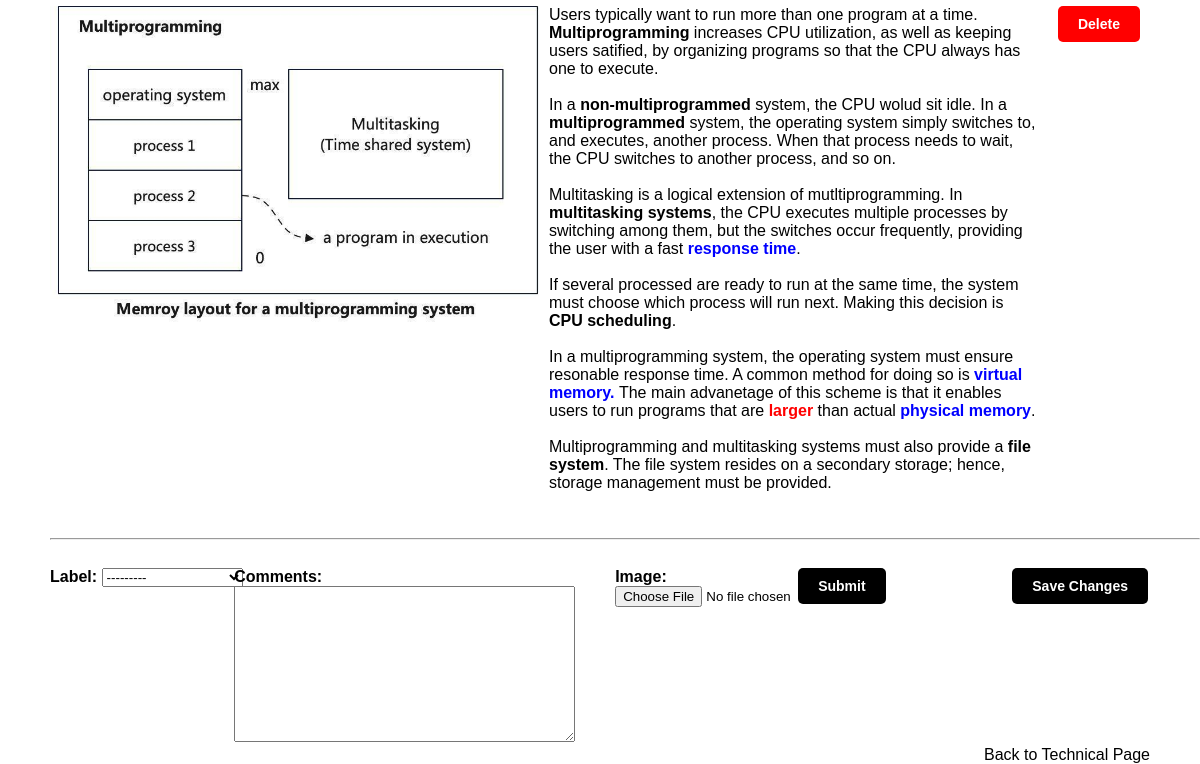
/EDPage/technical_terms/OScustom_Page/ (lower part), run on an earlier commit of the app's database.
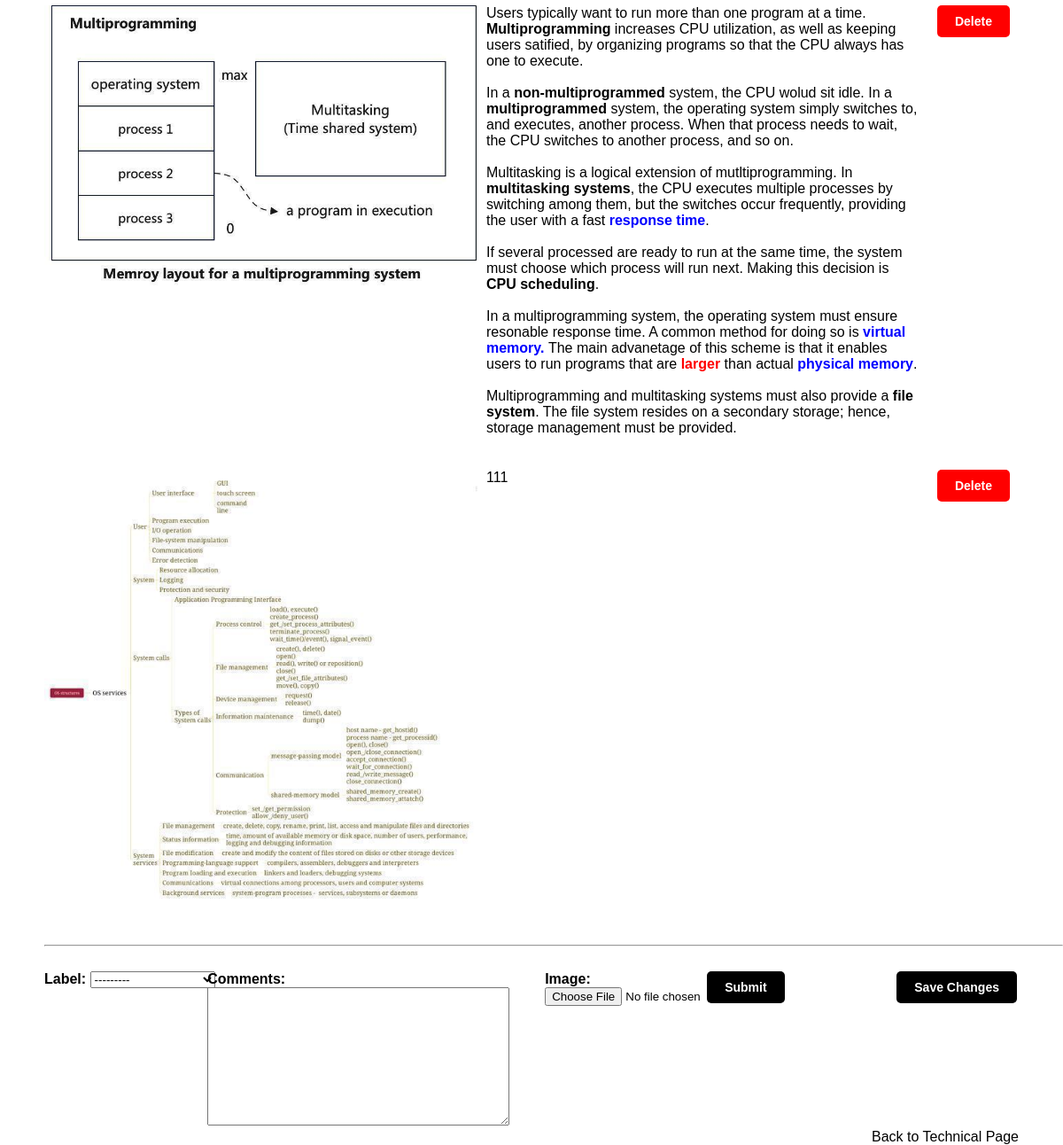
And on a later commit of the database.
### courses/models.py (models this page shows, shortened)
class OSCustomData(models.Model):
    id = models.AutoField(primary_key=True)
    OSText = models.TextField(max_length=100000, null=True, blank=True)
    OSImage = models.ImageField(upload_to='OScustom_images/', null=True, blank=True)
    OSLabel = models.ForeignKey(OSLabel, related_name='OScustom_data', on_delete=models.CASCADE)

class OSLabel(models.Model):
    id = models.AutoField(primary_key=True)
    OSLabel = models.CharField(max_length=200, null=True)
    OSTitle = models.ForeignKey(OSTitle, related_name='OS_labels', on_delete=models.CASCADE)
    def __str__(self):
        return self.OSLabel

### courses/views.py (the view)
# urls.py: path('EDPage/technical_terms/OScustom_Page/', views.OScustom_page, name='OScustom_page'),
def OScustom_page(request):
    if request.method == 'POST':
        if request.content_type == 'application/json':
            data = json.loads(request.body)
            for item in data.get('customDataList', []):
                custom_data = OSCustomData.objects.get(id=item['id'])
                custom_data.OSText = item['message']
                custom_data.save()
            return redirect(request.path)
        elif 'delete' in request.POST:
            delete_id = request.POST.get('delete_id')
            custom_data = get_object_or_404(OSCustomData, id=delete_id)
            custom_data.delete()
            return redirect(request.path)
        else:
            OSForm = OSCustomDataForm(request.POST, request.FILES)
            if OSForm.is_valid():
                os_custom_data = OSForm.save(commit=False)
                os_custom_data.save()
                return redirect(f'{request.path}?OSLabel={os_custom_data.OSLabel.OSLabel}')
    else:
        OSForm = OSCustomDataForm()
    OSLabel_name = request.GET.get('OSLabel')
    if OSLabel_name:
        latest_CustomData_list = OSCustomData.objects.filter(OSLabel__OSLabel=OSLabel_name)
    else:
        latest_CustomData_list = OSCustomData.objects.all()
    context = {
        'form': OSForm,
        'latest_CustomData_list': latest_CustomData_list,
        'label_name': OSLabel_name,
    }
    return render(request, 'courses/detailedCourse/OScustom_page.html', context)

### courses/forms.py
class OSCustomDataForm(forms.ModelForm):
    class Meta:
        model = OSCustomData
        fields = ['OSImage','OSText','OSLabel']
        labels = {
            'OSImage': 'Image',
            'OSText': 'Text',
            'OSLabel': 'Label'
        }

### courses/templates/courses/detailedCourse/OScustom_page.html (shortened to what this page needs)
{% extends "courses/base.html" %}
{% block content %}
<div style="margin-top: -20px;">
    <div style="display: flex; flex-direction: column; padding-top: 20px;">
        {% for data in latest_CustomData_list %}
        <div style="display: flex; margin-bottom: 20px;">
            <div style="flex: 1; padding-right: 10px;">
                {% if data.OSImage %}
                    <img src="{{ data.OSImage.url }}" alt="OS Image" style="max-width: 100%;">
                {% endif %}
            </div>
            <div style="flex: 1;">
                <span contenteditable="true" id="message{{ forloop.counter }}">
                    {{ data.OSText }}
                </span>
            </div>
            <div>
                <form method="post" enctype="multipart/form-data" onsubmit="return confirmDelete()">
                    <div style="padding-right: 60px;">
                        <button type="submit" name="delete" style="margin-left: 20px; background-color: red; color: white; border: none; padding: 10px 20px; cursor: pointer; border-radius: 5px; font-weight: 700; font-size: 14px;">Delete</button>
                    </div>
                </form>
            </div>
        </div>
        {% endfor %}
    </div>
    <hr>
    <div style="padding-right: 52px;">
        <button onclick="saveChanges()" style="margin-top: 20px; background-color: black; color: white; border: none; padding: 10px 20px; cursor: pointer; border-radius: 5px; font-weight: 700; font-size: 14px; float: right;">Save Changes</button>
    </div>
    <form method="post" enctype="multipart/form-data" style="display: flex; flex-wrap: wrap; padding-top: 20px;">
        <div style="flex: 1; margin-right: -30px;">
            <strong>Label: </strong>{{ form.OSLabel }}
        </div>
        <div style="flex: 1; padding-right: 40px;">
            <strong>Comments: </strong>{{ form.OSText }}
        </div>
        <div style="flex: 1; margin-right: -70px;">
            <strong>Image: {{ form.OSImage }}</strong>
        </div>
        <div style="flex: 1;">
            <button type="submit" style="background-color: black; color: white; border: none; padding: 10px 20px; cursor: pointer; border-radius: 5px; font-weight: 700; font-size: 14px;">Submit</button>
        </div>
    </form>
</div>
<a href="{% url 'courses:technical_terms' %}" style="text-decoration: none; color: inherit; float: right; padding-right: 50px;">Back to Technical Page</a>
{% endblock %}

### courses/templates/courses/base.html (shortened to what this page needs)
{% load static %}
<!DOCTYPE html>
<html>
<head>
</head>
<body>
    <div class="content">
        {% block content %}
        {% endblock %}
    </div>
</body>
</html>

### courses/templates/courses/base.html (style rules this page uses)
body { font-family: Arial, sans-serif; margin: 0; padding: 0; }
.content { padding-top: 50px; padding-left: 50px; }

What changed in the data, as far as the page shows it:
added OSCustomData: OSImage (picture), OSText "111"
